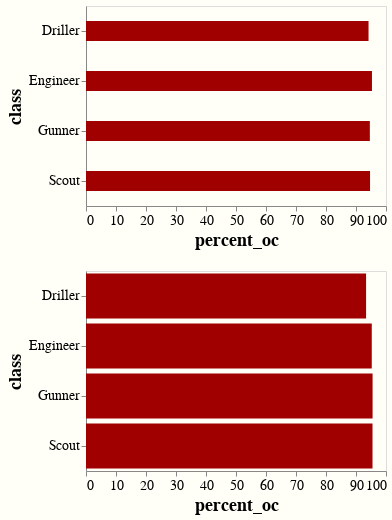

Here is the notebook cell this chart was saved with:
### Code cell
primary = (
    alt.Chart(grp_primary)
    .mark_bar(size=20, color="#a00000")
    .encode(x="percent_oc:Q", y="class")
    .properties(height=200, width=300)
)

secondary = (
    alt.Chart(grp_secondary)
    .mark_bar(color="#a00000")
    .encode(x="percent_oc:Q", y="class")
    .properties(height=200, width=300)
)

# text = bars.mark_text(align="left", baseline="middle", dx=3).encode(
#    text="Number of builds:Q"
# )

# chart = (
#    (bars + text)
#    .properties(height=200, width=600)
#    .configure(background="#fffff8")
#    .configure_axis(labelFontSize=14, titleFontSize=18, grid=False)
#    .configure_view(stroke=None)
#    .configure_text(font="Lato")
# )
chart = (
    (primary & secondary)
    .resolve_scale(x="shared")
    .configure(background="#fffff8")
    .configure_text(font="Lato")
    .configure_axis(labelFontSize=14, titleFontSize=18, grid=False)
)


chart

### Figure 1 — Vega-Lite specification as saved in the notebook (floating-point values rounded to 4 significant figures)
{"config": {"title": {"font": "Vollkorn"}, "axis": {"labelFont": "Vollkorn", "titleFont": "Vollkorn", "grid": false, "labelFontSize": 14, "titleFontSize": 18}, "mark": {"font": "Vollkorn"}, "background": "#fffff8", "text": {"font": "Lato"}}, "vconcat": [{"data": {"name": "data-dc784103df808f48270c4b0ca1a9f7a7"}, "mark": {"type": "bar", "color": "#a00000", "size": 20}, "encoding": {"x": {"field": "percent_oc", "type": "quantitative"}, "y": {"field": "class", "type": "nominal"}}, "height": 200, "width": 300}, {"data": {"name": "data-8cda4268aee89669c8ffdeb809e39d7a"}, "mark": {"type": "bar", "color": "#a00000"}, "encoding": {"x": {"field": "percent_oc", "type": "quantitative"}, "y": {"field": "class", "type": "nominal"}}, "height": 200, "width": 300}], "resolve": {"scale": {"x": "shared"}}, "$schema": "https://vega.github.io/schema/vega-lite/v4.17.0.json", "datasets": {"data-dc784103df808f48270c4b0ca1a9f7a7": [{"class": "Driller", "primary": 3266, "primary_overclock": 3076, "percent_oc": 94.18, "percent_no_oc": 5.818}, {"class": "Engineer", "primary": 3462, "primary_overclock": 3300, "percent_oc": 95.32, "percent_no_oc": 4.679}, {"class": "Gunner", "primary": 3325, "primary_overclock": 3146, "percent_oc": 94.62, "percent_no_oc": 5.383}, {"class": "Scout", "primary": 3460, "primary_overclock": 3276, "percent_oc": 94.68, "percent_no_oc": 5.318}], "data-8cda4268aee89669c8ffdeb809e39d7a": [{"class": "Driller", "secondary": 3088, "secondary_overclock": 2883, "percent_oc": 93.36, "percent_no_oc": 6.639}, {"class": "Engineer", "secondary": 3416, "secondary_overclock": 3254, "percent_oc": 95.26, "percent_no_oc": 4.742}, {"class": "Gunner", "secondary": 3108, "secondary_overclock": 2969, "percent_oc": 95.53, "percent_no_oc": 4.472}, {"class": "Scout", "secondary": 3336, "secondary_overclock": 3186, "percent_oc": 95.5, "percent_no_oc": 4.496}]}}
